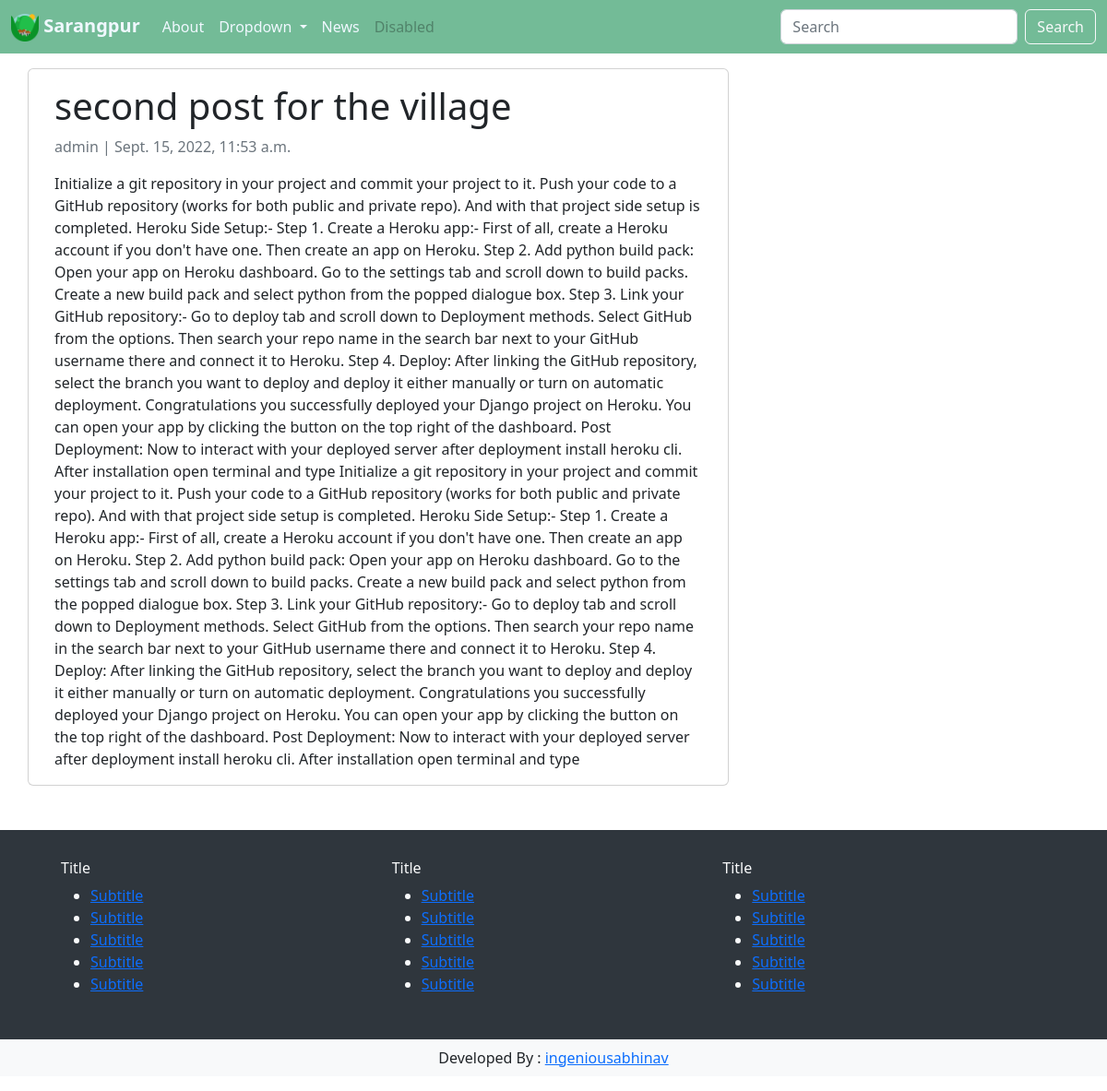
Page /second-post-for-the-village/ on the committed database.
### sarangpur/models.py (models this page shows, shortened)
class Post(models.Model):
    title = models.CharField(max_length=200, unique=True)
    slug = models.SlugField(max_length=200, unique=True)
    author = models.ForeignKey(User, on_delete= models.CASCADE,related_name='blog_posts')
    updated_on = models.DateTimeField(auto_now= True)
    content = models.TextField()
    created_on = models.DateTimeField(auto_now_add=True)
    status = models.IntegerField(choices=STATUS, default=0)
    class Meta:
        ordering = ['-created_on']

### sarangpur/views.py (the view)
# urls.py: path('<slug:slug>/', views.PostDetail.as_view(), name='post_detail'),
class PostDetail(generic.DetailView):
    model = Post
    template_name = 'post_detail.html'

### sarangpur/templates/post_detail.html
{% extends 'base.html' %}
{% block postdetail %}
<div class="container">
  <div class="row">
    <div class="col-md-8 card mb-4  mt-3 left  top">
      <div class="card-body">
        <h1>{% block titlemain %} {{ object.title }} {% endblock titlemain %}</h1>
        <p class=" text-muted">{{ post.author }} | {{ post.created_on }}</p>
        <p class="card-text ">{{ object.content | safe }}</p>
      </div>
    </div>
  </div>
</div>
{% endblock postdetail %}

### static/css/style.css (style rules this page uses)
* { margin: 0%; padding: 0; box-sizing: border-box; }

### rows in the picture
Post: title "second post for the village", author "admin", created_on "Sept. 15, 2022, 11:53 a.m.", content "Initialize a git repository in your project and commit your project to it. Push your code to a GitHub repository (works for both public and private repo). And with that project side setup is completed. Heroku Side Setup:- Step 1. Create a Heroku app:- First of all, create a Heroku account if you don't have one. Then create an app on Heroku. Step 2. Add python build pack: Open your app on Heroku dashboard. Go to the settings tab and scroll down to build packs. Create a new build pack and select python from the popped dialogue box. Step 3. Link your GitHub repository:- Go to deploy tab and scroll down to Deployment methods. Select GitHub from the options. Then search your repo name in the…"
